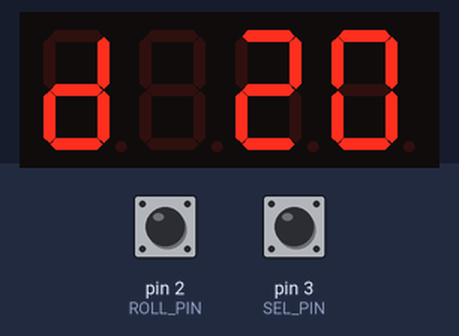
Simulated run of this sketch. Board: Arduino Uno, built with avr-gcc and run on an emulated ATmega328P. Parts: 4-digit seven-segment display. Wiring (inferred from the names in the program): MAX7219 LED driver: data pin 8; clock pin 9; CS pin 10. Inputs (shaded band) come from the test bench; at power-on: pin 2 (ROLL_PIN) HIGH, pin 3 (SEL_PIN) HIGH. Random numbers use the default seed unless the sketch sets one.

Above: at 1.4 s.
1.5 s: pin 2 (ROLL_PIN) pulled LOW for 0.15 s
At 2.7 s:
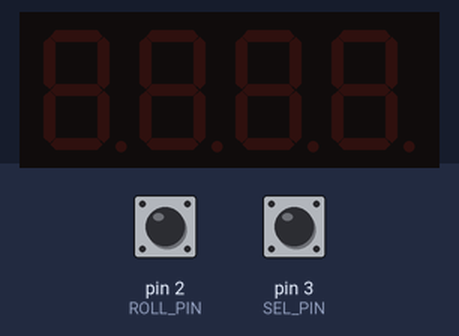
5.0 s: pin 2 (ROLL_PIN) pulsed LOW 2 times (0.12 s each, 0.3 s apart)
At 6.9 s:
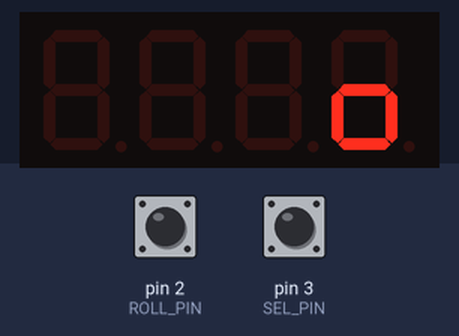
10.6 s: pin 2 (ROLL_PIN) pulled LOW for 1 s
At 10.7 s:
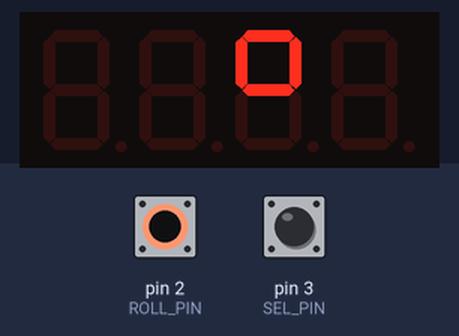
Timing chart, 0 to 13.6 s (numbered marks = the images above; inputs shaded):
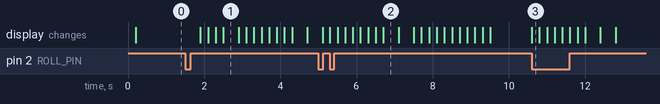

Measured:
- after the input at 1.5 s, the display: first changes after 0.40 s (image 1 shows a later state)
- after the input at 10.6 s, the display: changes at once (image 3)
- what the display in image 1 shows lasts 0.4 s, from 2.5 s to 2.9 s

The sketch:

diceRollerNew.ino
```cpp
// Commented values are from the Teensy
// MAX7219 Control Pins
#define MAXDATA 8    // 10
#define MAXCLOCK 9   // 11
#define MAXLATCH 10  // 12

// Other IO
#define ROLL_PIN 2  // 9
#define SEL_PIN 3   // 8

// milliseconds for the button debounce -- the button is considered to be pressed/released when the signal stops changing for this long.
#define BUTTON_DEBOUNCE_DELAY 175

// In case some logic cares about how many 7-segs we're using, this define remembers it.
#define NUM_DIGITS 4

// displayState values -- State Machine!
#define DISP_MENU 0
#define DISP_SLIDEOUT 1
#define DISP_ROLLANIM 2
#define DISP_RESULT 3
#define DISP_CRITANIM 4
#define DISP_FAILANIM 5
#define DISP_SLIDEIN 6

// Starting display is the main menu
volatile int displayState = DISP_MENU;

// MAX7219 Addresses...
const byte decodeMode  = 0x09;   // The address for setting which digits have the automatic decode mode. Used to turn this off.
const byte brightness  = 0x0A;   // The address for setting the brightness of the display
const byte scanLimit   = 0x0B;   // The address for setting the number of 7 segment displays that we have
const byte shutdown    = 0x0C;   // The address for putting it into sleep mode or waking it up
const byte displayTest = 0x0F;   // The address for starting the test mode (turns all lights on at max brightness)

// The array of different characters possible. The last entry (charListSize - 1) should always be the blank character.
const int charListSize = 32;
const byte blankChar = charListSize - 1;

const byte charList[charListSize] = {
  0b01111110,  // 0     0x00
  0b00110000,  // 1     0x01
  0b01101101,  // 2     0x02
  0b01111001,  // 3     0x03
  0b00110011,  // 4     0x04
  0b01011011,  // 5     0x05
  0b00011111,  // 6     0x06
  0b01110000,  // 7     0x07
  0b01111111,  // 8     0x08
  0b01110011,  // 9     0x09
  0b01110111,  // A     0x0A
  0b00011111,  // b     0x0B
  0b01001110,  // C     0x0C
  0b00111101,  // d     0x0D
  0b01001111,  // E     0x0E
  0b01000111,  // F     0x0F
  0b00011101,  // o     0x10
  0b01100011,  // deg   0x11
  0b00110111,  // H     0x12
  0b00010101,  // n     0x13
  0b00111011,  // Y     0x14
  0b01100111,  // P     0x15
  0b00001111,  // t     0x16
  0b00001110,  // L     0x17
  0b00000000,  //       0x18
  0b00000000,  //       0x19
  0b00000000,  //       0x1A
  0b00000000,  //       0x1B
  0b00000000,  //       0x1C
  0b00000000,  //       0x1D
  0b00000000,  //       0x1E
  0b00000000   //       0x1F
};

// The different types of dice we can roll.
const int diceTypes[8] = { 2, 4, 6, 8, 10, 12, 20, 100 };
volatile int currentDie = 6;    // d20

// Constant framerate of 200ms/frame = 5fps
const int animDelay = 200;

// The roll animation
const int rollAnimFrames = 11;
const byte rollAnimation[rollAnimFrames][NUM_DIGITS] = {
  { blankChar, 0x11     , blankChar, blankChar },  // Frame 0
  { 0x11     , blankChar, blankChar, blankChar },  // Frame 1
  { blankChar, 0x10     , blankChar, blankChar },  // Frame 2
  { blankChar, blankChar, 0x11     , blankChar },  // Frame 3
  { blankChar, blankChar, blankChar, 0x10      },  // Frame 4
  { blankChar, blankChar, 0x11     , blankChar },  // Frame 5
  { blankChar, 0x10     , blankChar, blankChar },  // Frame 6
  { 0x10     , blankChar, blankChar, blankChar },  // Frame 7
  { 0x10     , blankChar, blankChar, blankChar },  // Frame 8
  { blankChar, 0x10     , blankChar, blankChar },  // Frame 9
  { blankChar, 0x10     , blankChar, blankChar }   // Frame 10
};

// YIPPIE (Crit animation)
const int critAnimFrames = 12;
const byte critAnimation[critAnimFrames][NUM_DIGITS] = {
  { blankChar, blankChar, blankChar, blankChar },  // Frame 0
  { 0x14     , blankChar, blankChar, blankChar },  // Frame 1
  { 0x01     , 0x14     , blankChar, blankChar },  // Frame 2
  { 0x15     , 0x01     , 0x14     , blankChar },  // Frame 3
  { 0x15     , 0x15     , 0x01     , 0x14      },  // Frame 4
  { 0x01     , 0x15     , 0x15     , 0x01      },  // Frame 5
  { 0x0E     , 0x01     , 0x15     , 0x15      },  // Frame 6
  { blankChar, 0x0E     , 0x01     , 0x15      },  // Frame 7
  { blankChar, blankChar, 0x0E     , 0x01      },  // Frame 8
  { blankChar, blankChar, blankChar, 0x0E      },  // Frame 9
  { blankChar, blankChar, blankChar, blankChar },  // Frame 10
  { blankChar, blankChar, blankChar, blankChar }   // Frame 11
};

// oh no (Crit Fail animation)
const int failAnimFrames = 10;
const byte failAnimation[failAnimFrames][NUM_DIGITS] = {
  { blankChar, blankChar, blankChar, blankChar },  // Frame 0
  { 0x10     , blankChar, blankChar, blankChar },  // Frame 1
  { 0x12     , 0x10     , blankChar, blankChar },  // Frame 2
  { blankChar, 0x12     , 0x10     , blankChar },  // Frame 3
  { 0x13     , blankChar, 0x12     , 0x10      },  // Frame 4
  { 0x10     , 0x13     , blankChar, 0x12      },  // Frame 5
  { blankChar, 0x10     , 0x13     , blankChar },  // Frame 6
  { blankChar, blankChar, 0x10     , 0x13      },  // Frame 7
  { blankChar, blankChar, blankChar, 0x10      },  // Frame 8
  { blankChar, blankChar, blankChar, blankChar }   // Frame 9
};

// The slide in/out animation. Not constant, because this gets generated on the fly later.
const int slideAnimFrames = NUM_DIGITS + 2;
byte slideAnimation[slideAnimFrames][NUM_DIGITS] = {
  { blankChar, blankChar, blankChar, blankChar },  // Frame 0
  { blankChar, blankChar, blankChar, blankChar },  // Frame 1
  { blankChar, blankChar, blankChar, blankChar },  // Frame 2
  { blankChar, blankChar, blankChar, blankChar },  // Frame 3
  { blankChar, blankChar, blankChar, blankChar },  // Frame 4
  { blankChar, blankChar, blankChar, blankChar }   // Frame 5
};

// This will take a byte for the address, and a byte for the data, and send them out to the MAX7219, then toggle the latch.
void sendMaxCommand(byte address, byte data) {
  shiftOut(MAXDATA, MAXCLOCK, MSBFIRST, address);
  shiftOut(MAXDATA, MAXCLOCK, MSBFIRST, data);
  digitalWrite(MAXLATCH, HIGH);
  digitalWrite(MAXLATCH, LOW);
}

// The memory of what was last commanded to the display.
// Init with 0xFF, which doesn't exist so the first write will always update.
static byte lastDisplay[4] = { 0xFF, 0xFF, 0xFF, 0xFF };

// This will send the appropriate command for the given digit, then update our memory of what is on the display.
void setDigit(int tgtDigit, byte tgtChar) {
  if (lastDisplay[tgtDigit] != tgtChar) {                    // Only send the update if the character is actually different from what's already there.
    sendMaxCommand(tgtDigit + 1, charList[tgtChar]);         // Send the command. The address for a digit is just the digit number + 1
    lastDisplay[tgtDigit] = tgtChar;                         // Update our memory of what's there.
  }
}

// Clear the display
void clearDisplay() {
  for (int thisDigit = 0; thisDigit < NUM_DIGITS; thisDigit++) {
    setDigit(thisDigit, blankChar);
  }
}

// Rolls a dice!
int rollDice(int diceSize) {
  return (random(1, diceSize + 1));  // Get a random number between 1 and diceSize + 1 (so it includes the upper bound).
}

// If you give this a number between 0 and 100, it will display that number using the rightmost 3 digits.
void displayNumber(int value) {
  int hundredsPlace = value / 100;                                   // Integer division cuts off the decimal place. So this just gets us how many hundreds there are.
  int tensPlace = (value - (hundredsPlace * 100)) / 10;              // Take our value and remove those hundreds. Then divide by ten to get how many tens there are.
  int onesPlace = value - (hundredsPlace * 100) - (tensPlace * 10);  // Take our value and remove the hundreds and the tens, to get the ones place.
  setDigit(0, onesPlace);                                            // Send the ones place value to the right digit...

  if (tensPlace > 0 || hundredsPlace > 0) {  // If either the tens or hundreds place is > 0, we should show something in the 10s spot.
    setDigit(1, tensPlace);
  } else {
    setDigit(1, blankChar);
  }

  if (hundredsPlace > 0) {  // If the hundreds place has something in it, it should show too.
    setDigit(2, hundredsPlace);
  } else {
    setDigit(2, blankChar);
  }
}

// Steps through an animation array and displays it at the set framerate
void runAnimation(byte animArray[][NUM_DIGITS], int numFrames) {
  clearDisplay();

  for (int thisFrame = 0; thisFrame < numFrames; thisFrame++) {
    for (int thisDigit = 0; thisDigit < NUM_DIGITS; thisDigit++) {
      setDigit(thisDigit, animArray[thisFrame][thisDigit]);
    }
    delay(animDelay);
  }

  clearDisplay();
}

// Create the animation for sliding right off screen
void generateSlideAnimation() {
  // Clear out the slide animation array
  for (int frame = 0; frame < slideAnimFrames; frame++) {
    for (int disp = 0; disp < NUM_DIGITS; disp++) {
      slideAnimation[frame][disp] = blankChar;
    }
  }

  // Load lastDisplay into frame 0
  slideAnimation[0][0] = lastDisplay[0];
  slideAnimation[0][1] = lastDisplay[1];
  slideAnimation[0][2] = lastDisplay[2];
  slideAnimation[0][3] = lastDisplay[3];

  // Frame 0, 1, 2 of this frame = 1, 2, 3 of the last frame. Repeat this process for every frame.
  for (int frame = 1; frame < slideAnimFrames; frame++) {
    slideAnimation[frame][0] = slideAnimation[frame - 1][1];
    slideAnimation[frame][1] = slideAnimation[frame - 1][2];
    slideAnimation[frame][2] = slideAnimation[frame - 1][3];
    slideAnimation[frame][3] = blankChar;
  }
}

// Takes the slide animation array and flips it around for sliding back in.
void flipSlideAnimation() {
  // slideArray is the temp holder for the copy
  byte slideArray[slideAnimFrames][NUM_DIGITS];

  // Copy slideAnimation into slideArray
  for (int frame = 0; frame < slideAnimFrames; frame++) {
    for (int digit = 0; digit < NUM_DIGITS; digit++) {
      slideArray[frame][digit] = slideAnimation[frame][digit];
    }
  }

  // Because C is stupid and doesn't let you just assign arrays into eachother, we have to loop through everything to do this.
  // We use the digit to loop, because the frames are what we're flooping around.
  for (int digit = 0; digit < NUM_DIGITS; digit++) {
    //TODO: make this flexible in case we add more displays
    slideAnimation[0][digit] = slideArray[5][digit];
    slideAnimation[1][digit] = slideArray[4][digit];
    slideAnimation[2][digit] = slideArray[3][digit];
    slideAnimation[3][digit] = slideArray[2][digit];
    slideAnimation[4][digit] = slideArray[1][digit];
    slideAnimation[5][digit] = slideArray[0][digit];
  }
}

// Time for the setup, finally...
void setup() {

  // Setting the pinmode for our IO
  pinMode(MAXDATA, OUTPUT);
  pinMode(MAXCLOCK, OUTPUT);
  pinMode(MAXLATCH, OUTPUT);
  pinMode(ROLL_PIN, INPUT_PULLUP);
  pinMode(SEL_PIN, INPUT_PULLUP);

  // Attaching interrupt handlers to the button presses.
  attachInterrupt(digitalPinToInterrupt(ROLL_PIN), rollPressed, FALLING);
  attachInterrupt(digitalPinToInterrupt(SEL_PIN), selPressed, FALLING);

  // Fetch random seed
  int total = 0;
  for (int i = A0; i <= A5; i++) {  // Add up a reading from all the (floating) analog pins
    total += analogRead(i);
  }
  randomSeed(total);  // Use that as our seed.

  // Set the MAX pins LOW to start.
  digitalWrite(MAXDATA, LOW);
  digitalWrite(MAXCLOCK, LOW);
  digitalWrite(MAXLATCH, LOW);

  // Set up the display driver
  sendMaxCommand(scanLimit, 0x03);    // 4 characters
  sendMaxCommand(brightness, 0x0F);   // Max brightness. Maybe we add a little knob to set this brightness?
  sendMaxCommand(decodeMode, 0x00);   // Turn off decode mode everywhere
  sendMaxCommand(shutdown, 0x01);     // Wake up from sleep
  sendMaxCommand(displayTest, 0x01);  // Turn on the display test
  delay(animDelay);                   // Wait a bit
  sendMaxCommand(displayTest, 0x00);  // Turn off the display test
  clearDisplay();                     // Clear the display
}

void rollPressed() {

  // First, handle the debounce
  static unsigned long lastInterruptTime = 0;
  unsigned long interruptTime = millis();
  if (interruptTime - lastInterruptTime > BUTTON_DEBOUNCE_DELAY) {

    switch (displayState) {
      case DISP_MENU:
        {
          displayState = DISP_SLIDEOUT;  // on the menu this should slide out and then transition to roll animation
        }
        break;

      case DISP_RESULT:
        {
          displayState = DISP_ROLLANIM;  // if you press roll again after the result is displayed it should reroll going back to roll animation
        }
        break;
    }
  }

  lastInterruptTime = interruptTime;
}

void selPressed() {

  // First, handle the debounce
  static unsigned long lastInterruptTime = 0;
  unsigned long interruptTime = millis();
  if (interruptTime - lastInterruptTime > BUTTON_DEBOUNCE_DELAY) {

    switch (displayState) {
      case DISP_MENU:
        {                         // okay so if it's on the menu
          if (currentDie == 7) {  // if the current selected die in the array is seven
            currentDie = 0;       // then it should go back to the first die in the array because there are only six dice ya dingus
          } else {
            currentDie++;         // otherwise add one to the value to go to the next die in the array
          }
        }
        break;

      case DISP_RESULT:
        {
          displayState = DISP_SLIDEIN;  // go to slide IN, which will direct back to Main Menu
        }
        break;
    }
  }

  lastInterruptTime = interruptTime;
}

void loop() {
  static int rolledNumber = 0;

  switch (displayState) {
    case DISP_MENU:
      {  // 0 Main Menu
        setDigit(NUM_DIGITS - 1, 0x0D);             // Last Digit has a "D"
        displayNumber(diceTypes[currentDie]);       // And show the value of the selected die
      }
      break;

    case DISP_SLIDEOUT:
      {  // 1 Slide Out
        generateSlideAnimation();
        delay(animDelay);
        runAnimation(slideAnimation, slideAnimFrames);
        displayState = DISP_ROLLANIM;
      }
      break;

    case DISP_ROLLANIM:
      {  // 2 Roll Animation
        rolledNumber = rollDice(diceTypes[currentDie]);
        runAnimation(rollAnimation, rollAnimFrames);
        displayState = DISP_RESULT;

        if (currentDie > 0) {               // Only use Crit/Fail anims if it isn't a d2/coin
          if (rolledNumber == diceTypes[currentDie]) {
            displayState = DISP_CRITANIM;
          }

          if (rolledNumber == 1) {
            displayState = DISP_FAILANIM;
          }
        }
      }
      break;

    case DISP_CRITANIM:
      {  // 3 Crit Animation
        runAnimation(critAnimation, critAnimFrames);
        displayState = DISP_RESULT;
      }
      break;

    case DISP_FAILANIM:
      {  // 4 Fail Animation
        runAnimation(failAnimation, failAnimFrames);
        displayState = DISP_RESULT;
      }
      break;

    case DISP_RESULT:
      {  // 5 Display Result
        if (currentDie > 0) {           // If it isn't a "d2"/coin
          displayNumber(rolledNumber);  // Show the number
        } else {                        // Otherwise show...
          if (rolledNumber == 1) {      // TAIL
            setDigit(3, 0x16);
            setDigit(2, 0x0A);
            setDigit(1, 0x01);
            setDigit(0, 0x17);
          } else {                      // HEAD
            setDigit(3, 0x12);
            setDigit(2, 0x0E);
            setDigit(1, 0x0A);
            setDigit(0, 0x0D);
          }
        }
      }
      break;

    case DISP_SLIDEIN:
      {  // 6 Slide In
        flipSlideAnimation();
        runAnimation(slideAnimation, slideAnimFrames);
        displayState = DISP_MENU;
      }
      break;
  }
}
```
